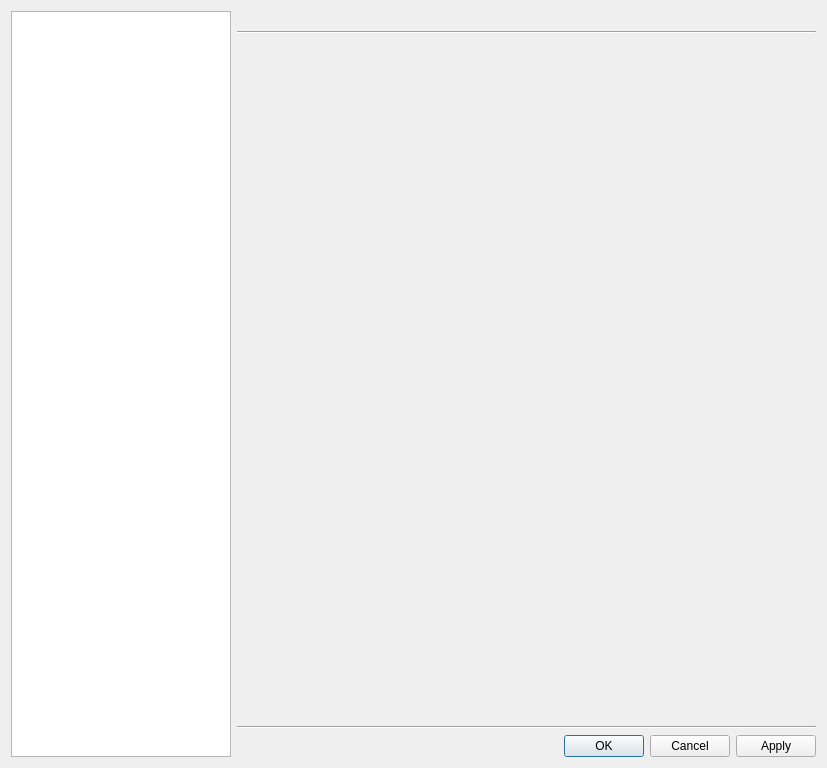
<?xml version="1.0" encoding="UTF-8"?>
<ui version="4.0">
 <class>SettingsDialog</class>
 <widget class="QDialog" name="SettingsDialog">
  <property name="geometry">
   <rect>
    <x>0</x>
    <y>0</y>
    <width>827</width>
    <height>768</height>
   </rect>
  </property>
  <property name="windowTitle">
   <string>Settings</string>
  </property>
  <property name="windowIcon">
   <iconset resource="../../data/icons.qrc">
    <normaloff>:/icons/64x64/com.goshapps.Orange.png</normaloff>:/icons/64x64/com.goshapps.Orange.png</iconset>
  </property>
  <layout class="QHBoxLayout" name="layout_dialog">
   <item>
    <widget class="QTreeWidget" name="list">
     <property name="maximumSize">
      <size>
       <width>220</width>
       <height>16777215</height>
      </size>
     </property>
     <property name="horizontalScrollBarPolicy">
      <enum>Qt::ScrollBarAlwaysOff</enum>
     </property>
     <property name="iconSize">
      <size>
       <width>32</width>
       <height>32</height>
      </size>
     </property>
     <property name="rootIsDecorated">
      <bool>false</bool>
     </property>
     <property name="itemsExpandable">
      <bool>false</bool>
     </property>
     <property name="expandsOnDoubleClick">
      <bool>false</bool>
     </property>
     <attribute name="headerVisible">
      <bool>false</bool>
     </attribute>
     <column>
      <property name="text">
       <string notr="true">1</string>
      </property>
     </column>
    </widget>
   </item>
   <item>
    <layout class="QVBoxLayout" name="layout">
     <item>
      <widget class="QLabel" name="title"/>
     </item>
     <item>
      <widget class="Line" name="line_2">
       <property name="orientation">
        <enum>Qt::Horizontal</enum>
       </property>
      </widget>
     </item>
     <item>
      <widget class="QStackedWidget" name="stacked_widget">
       <property name="currentIndex">
        <number>-1</number>
       </property>
      </widget>
     </item>
     <item>
      <widget class="Line" name="line_1">
       <property name="orientation">
        <enum>Qt::Horizontal</enum>
       </property>
      </widget>
     </item>
     <item>
      <widget class="QDialogButtonBox" name="buttonBox">
       <property name="standardButtons">
        <set>QDialogButtonBox::Apply|QDialogButtonBox::Cancel|QDialogButtonBox::Ok</set>
       </property>
      </widget>
     </item>
    </layout>
   </item>
  </layout>
 </widget>
 <tabstops>
  <tabstop>list</tabstop>
  <tabstop>buttonBox</tabstop>
 </tabstops>
 <resources>
  <include location="../../data/data.qrc"/>
  <include location="../../data/icons.qrc"/>
 </resources>
 <connections>
  <connection>
   <sender>buttonBox</sender>
   <signal>accepted()</signal>
   <receiver>SettingsDialog</receiver>
   <slot>accept()</slot>
   <hints>
    <hint type="sourcelabel">
     <x>816</x>
     <y>757</y>
    </hint>
    <hint type="destinationlabel">
     <x>521</x>
     <y>545</y>
    </hint>
   </hints>
  </connection>
  <connection>
   <sender>buttonBox</sender>
   <signal>rejected()</signal>
   <receiver>SettingsDialog</receiver>
   <slot>reject()</slot>
   <hints>
    <hint type="sourcelabel">
     <x>816</x>
     <y>757</y>
    </hint>
    <hint type="destinationlabel">
     <x>322</x>
     <y>549</y>
    </hint>
   </hints>
  </connection>
 </connections>
</ui>
